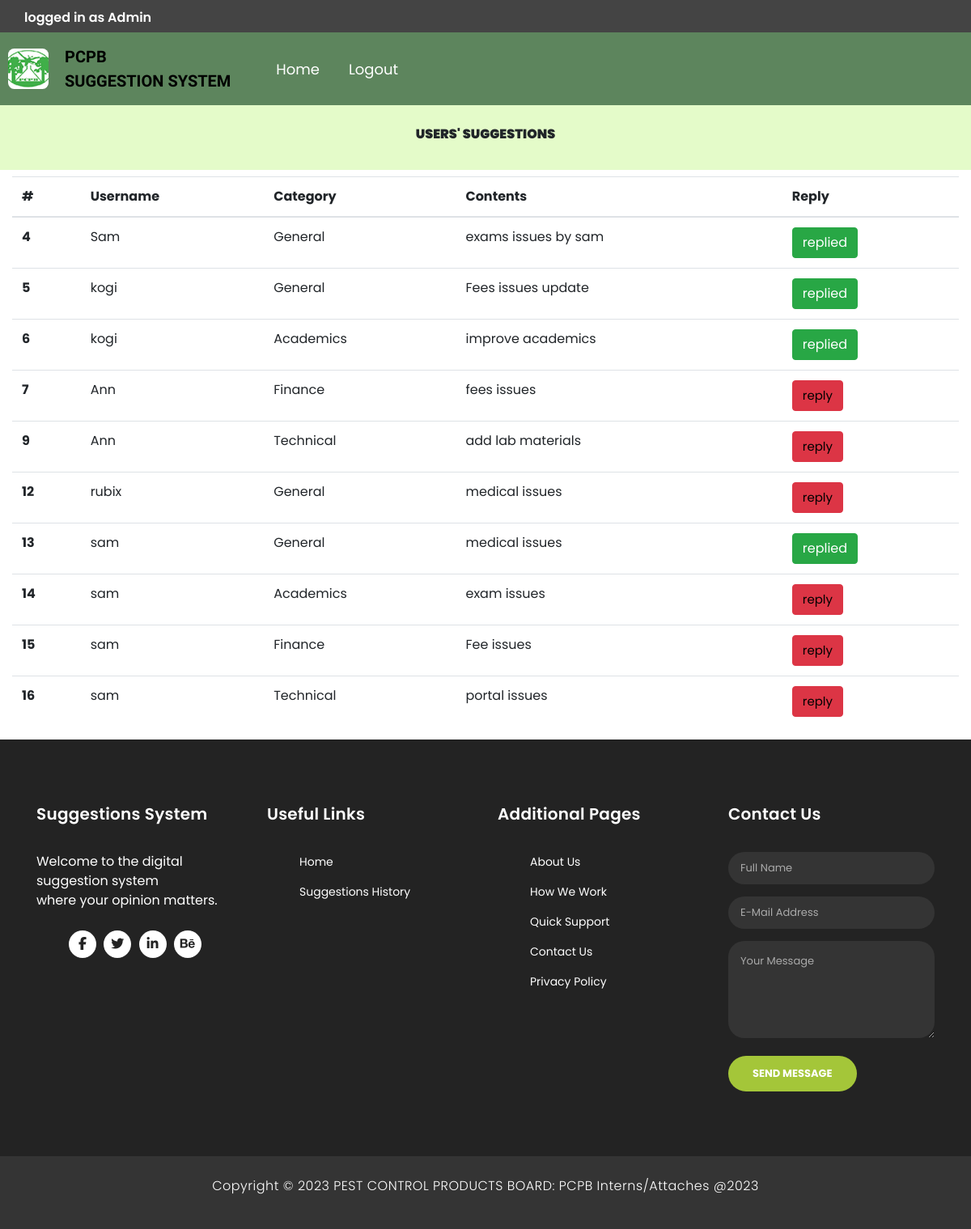
The page /admins.php (signed in) on the database its author committed.
### tables this page shows
CREATE TABLE `users` (
  `id` int(255) NOT NULL,
  `first_name` varchar(255) NOT NULL,
  `last_name` varchar(255) NOT NULL,
  `email` varchar(255) NOT NULL,
  `password` varchar(255) NOT NULL,
  `reg_time` timestamp NULL DEFAULT current_timestamp()
);

CREATE TABLE `suggestions` (
  `id` int(255) NOT NULL,
  `user_id` int(255) NOT NULL,
  `user_name` varchar(255) NOT NULL,
  `department` varchar(255) NOT NULL,
  `description` varchar(255) NOT NULL,
  `post_time` timestamp NOT NULL DEFAULT current_timestamp()
);

### admins.php (the view, shortened to what this page needs)
<?php
include "config/db.php";
include "admin-header.php";
?>
<div class="container-fluid page-header-home mb-2">
  <div class="d-flex flex-column align-items-center justify-content-center pt-0 pt-lg-2" style="min-height: 80px">
    <p class="fw-bold">
      USERS' SUGGESTIONS
    </p>
  </div>
</div>
<?php
$current_user = $_SESSION['user-id'];
$users = "SELECT * FROM admins WHERE id = $current_user LIMIT 1";
$users_ress = mysqli_query($dbconnection, $users);
$user_details = mysqli_fetch_assoc($users_ress);
if ($user_details['is_admin'] == 1) {
  $select_query = "SELECT * FROM suggestions";
  $select_query_ress = mysqli_query($dbconnection, $select_query);
}
?>
<?php if (mysqli_num_rows($select_query_ress) > 0): ?>
  <div class="table-responsive container-fluid">
    <table class="table">
      <thead>
        <tr>
          <th scope="col">#</th>
          <th scope="col">Username</th>
          <th scope="col">Category</th>
          <th>Contents</th>
          <th>Reply</th>
        </tr>
      </thead>
      <tbody class="table-body">
        <?php while ($suggestion = mysqli_fetch_assoc($select_query_ress)): ?>
          <tr>
            <th scope="row">
              <?= $suggestion['id'] ?>
            </th>
            <td>
              <?= $suggestion['user_name'] ?>
            </td>
            <td>
              <?= $suggestion['department'] ?>
            </td>
            <td>
              <?= $suggestion['description'] ?>
            </td>
            <?php $sugg_id = $suggestion['id'];
            $select = "SELECT * FROM replies WHERE sugg_id = $sugg_id";
            $select_ress = mysqli_query($dbconnection,$select);
            ?>
            <?php if(mysqli_num_rows($select_ress) > 0) : ?>
              <td> <button class="btn btn-success">replied</button> </td>
              <?php else : ?>
            <td><button class="btn btn-danger"><a class="text-black"
                  href="reply.php?id=<?= $suggestion['id'] ?>">reply</a></button></td>
                  <?php endif ?>
          </tr>
        <?php endwhile ?>
      </tbody>
    </table>
  </div>
<?php else: ?>
  <p>No suggestions yet. Keep checking</p>
<?php endif ?>
<?php include "footer.php" ?>

### admin-header.php (shortened to what this page needs)
<!DOCTYPE html>
<html lang="en">
<head>
  <link rel="stylesheet" href="bootstrap/css/bootstrap.min.css">
  <link rel="stylesheet" href="style.css">
</head>
<body>
  <?php if(isset($_SESSION['user-id'])) : ?>
  <div class="sub-header">
    <?php
    $current_user = $_SESSION['user-id'];
    $select_user = "SELECT * FROM users WHERE id = $current_user LIMIT 1";
    $select_user_result = mysqli_query($dbconnection, $select_user);
    $select_array = mysqli_fetch_assoc($select_user_result);
    ?>
    <?php if (isset($_SESSION['user-id'])): ?>
      <p class="nav-item">logged in as
        <?= $select_array['first_name'] ?>
      </p>
      <p> <a class="nav-link" href="logout.php">Logout</a> </p>
    <?php else: ?>
      <p class="nav-item"><a class="nav-link" href="signin.php">Login</a></p>
    <?php endif ?>
  </div>
  <?php endif ?>
  <nav class="navbar navbar-expand-lg header-nav">
  <div class="logo">
      <img src="img/download.jpg" alt="">
    <a class="navbar-brand mr-5 " href="index.php">PCPB <br> Suggestion System</a>
    </div>
    <div class="collapse navbar-collapse" id="navbarNav">
      <ul class="navbar-nav">
      <ul class="navbar-nav">
        <li class="nav-item active">
          <a class="nav-link" href="admins.php">Home</a>
        </li>
        <?php if (isset($_SESSION['user-id'])): ?>
          <li> <a class="nav-link" href="logout.php">Logout</a> </li>
        <?php else: ?>
          <li class="nav-item"><a class="nav-link" href="signin.php">Login/register</a></li>
        <?php endif ?>
      </ul>
    </div>
  </nav>

### footer.php (shortened to what this page needs)
    <footer>
      <div class="container">
        <div class="row">
          <div class="col-md-3 footer-item">
            <h4>Suggestions System</h4>
            <p>Welcome to the digital <br>suggestion system <br>where your opinion matters.</p>
            <ul class="social-icons">
              <li>
                <a
                  rel="nofollow"
                  href="https://fb.com/templatemo"
                  target="_blank"
                  ><i class="fa fa-facebook"></i
                ></a>
              </li>
              <li>
                <a href="#"><i class="fa fa-twitter"></i></a>
              </li>
              <li>
                <a href="#"><i class="fa fa-linkedin"></i></a>
              </li>
              <li>
                <a href="#"><i class="fa fa-behance"></i></a>
              </li>
            </ul>
          </div>
          <div class="col-md-3 footer-item">
            <h4>Useful Links</h4>
            <ul class="menu-list">
              <li><a href="index.php">Home</a></li>
              <li><a href="suggestion-history.php">Suggestions History</a></li>
            </ul>
          </div>
          <div class="col-md-3 footer-item">
            <h4>Additional Pages</h4>
            <ul class="menu-list">
              <li><a href="#">About Us</a></li>
              <li><a href="#">How We Work</a></li>
              <li><a href="#">Quick Support</a></li>
              <li><a href="#">Contact Us</a></li>
              <li><a href="#">Privacy Policy</a></li>
            </ul>
          </div>
          <div class="col-md-3 footer-item last-item">
            <h4>Contact Us</h4>
            <div class="contact-form">
              <form id="contact footer-contact" action="" method="post">
                <div class="row">
                  <div class="col-lg-12 col-md-12 col-sm-12">
                    <fieldset>
                      <input
                        name="name"
                        type="text"
                        class="form-control"
                        id="name"
                        placeholder="Full Name"
                        required=""
                      />
                    </fieldset>
                  </div>
                  <div class="col-lg-12 col-md-12 col-sm-12">
                    <fieldset>
                      <input
                        name="email"
                        type="text"
                        class="form-control"
                        id="email"
                        pattern="[^ @]*@[^ @]*"
                        placeholder="E-Mail Address"
                        required=""
                      />
                    </fieldset>
                  </div>
                  <div class="col-lg-12">
                    <fieldset>
                      <textarea
                        name="message"
                        rows="6"
                        class="form-control"
                        id="message"
                        placeholder="Your Message"
                        required=""
                      ></textarea>
                    </fieldset>
                  </div>
                  <div class="col-lg-12">
                    <fieldset>
                      <button
                        type="submit"
                        id="form-submit"
                        class="filled-button"
                      >
                        Send Message
                      </button>
                    </fieldset>
                  </div>
                </div>
              </form>
            </div>
          </div>
        </div>
      </div>
    </footer>
    <div class="sub-footer">
      <div class="container">
        <div class="row">
          <div class="col-md-12">
            <p>
              Copyright &copy; 2023 PEST CONTROL PRODUCTS BOARD:
              <a href="#">PCPB Interns/Attaches @2023</a>
            </p>
          </div>
        </div>
      </div>
    </div>
</body>
</html>

### style.css (style rules this page uses)
body { margin: 0; padding: 0; font-family: 'Poppins', sans-serif; }
.logo { display: flex; justify-content: center; align-items: center; gap: 20px; }
.logo img { height: 50px; width: 50px; border-radius: 15%; }
.logo a { color: rgb(0, 2, 0)!important; font-weight: 900; font-size: 20px; text-transform: uppercase; font-family: 'Spline Sans', sans-serif!important; }
header, .header-nav { background-color: #5d855d!important; color: #fff; padding: 20px; display: flex; justify-content: space-between; align-items: center; }
nav ul { list-style: none; margin: 0; padding: 0; display: flex; }
nav li { margin-right: 20px; }
nav a { color: #fff; text-decoration: none; font-size: 18px; }
form select, form textarea { width: 100%; padding: 10px; border: 1px solid #ccc; border-radius: 4px; font-size: 16px; margin-bottom: 20px; }
form button[type="submit"] { background-color: #333; color: #fff; padding: 10px 20px; border: none; border-radius: 4px; font-size: 16px; cursor: pointer; }
.table-body td a { color: black; text-decoration: none; font-size: 15px; }
footer { left: 0; width: 100%; }
.page-header-home { background-color: #d0f8a193; }
.page-header-home p { font-weight: 900; }
.sub-header { height: 40px; background-color: #444; padding: 10px 0 0 30px; }
.sub-header p { color: white; font-weight: 600; font-weight: 15px; }
.navbar-nav li a { color: #fff!important; }
footer { background-color: #232323; padding: 80px 0px; color: #fff; }
footer h4 { color: #fff; font-size: 20px; font-weight: 600; letter-spacing: 0.25px; margin-bottom: 35px; }
footer p { color: #fff; }
footer ul.social-icons { margin-top: 25px; }
footer ul.social-icons li { display: inline-block; margin-right: 5px; }
footer ul.social-icons li:last-child { margin-right: 0px; }
footer ul.social-icons li a { width: 34px; height: 34px; display: inline-block; line-height: 34px; text-align: center; background-color: #fff; color: #232323; border-radius: 50%; transition: all 0.3s; }
footer ul.menu-list li { margin-bottom: 13px; }
footer ul.menu-list li:last-child { margin-bottom: 0px; }
footer ul.menu-list li a { font-size: 14px; color: #fff; transition: all 0.3s; }
footer .contact-form input { border-radius: 20px; height: 40px; line-height: 40px; display: inline-block; padding: 0px 15px; color: #aaa !important; background-color: #343434; font-size: 13px; text-transform: none; box-shadow: none; border: none; margin-bottom: 15px; }
footer .contact-form textarea { border-radius: 20px; height: 120px; max-height: 200px; min-height: 120px; display: inline-block; padding: 15px; color: #aaa !important; background-color: #343434; font-size: 13px; text-transform: none; box-shadow: none; border: none; margin-bottom: 15px; }
footer li { list-style: none; }
footer .contact-form ::placeholder { color: #aaa; }
footer .contact-form button.filled-button { background-color: transparent; color: #fff; background-color: #a4c639; border: none; font-size: 13px; text-transform: uppercase; font-weight: 700; padding: 12px 30px; border-radius: 30px; display: inline-block; transition: all 0.3s; outline: none; box-shadow: none; text-shadow: none; cursor: pointer; }
.sub-footer { background-color: #343434; text-align: center; padding: 25px 0px; }
.sub-footer p { color: #fff; font-weight: 300; letter-spacing: 0.5px; }
.sub-footer a { color: #fff; }
.header-nav { display: flex; justify-content: space-between; padding: 10px!important; }

### rows shown on the page
users: first_name "Admin"
suggestions: id "4", user_name "Sam", department "General", description "exams issues by sam", shows "replied"
suggestions: id "5", user_name "kogi", department "General", description "Fees issues update", shows "replied"
suggestions: id "6", user_name "kogi", department "Academics", description "improve academics", shows "replied"
suggestions: id "7", user_name "Ann", department "Finance", description "fees issues"
suggestions: id "9", user_name "Ann", department "Technical", description "add lab materials"
suggestions: id "12", user_name "rubix", department "General", description "medical issues"
suggestions: id "13", user_name "sam", department "General", description "medical issues", shows "replied"
suggestions: id "14", user_name "sam", department "Academics", description "exam issues"
suggestions: id "15", user_name "sam", department "Finance", description "Fee issues"
suggestions: id "16", user_name "sam", department "Technical", description "portal issues"
